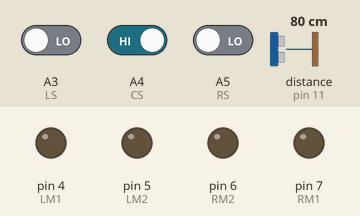
Recording of a sketch running on a simulated Arduino Uno, built with avr-gcc and run on an emulated ATmega328P. On the bench: output pins drawn as LEDs (lit = HIGH). The test bench sets the inputs (shaded band); at power-on: A3 (LS) LOW, A4 (CS) HIGH, A5 (RS) LOW, distance to the obstacle (sensor on pin 11) 80 cm. The echo pulse lasts 58.3 µs per cm.

Above: at 1.2 s.
1.3 s: A3 (LS) driven HIGH and A4 (CS) driven LOW
At 2.4 s:
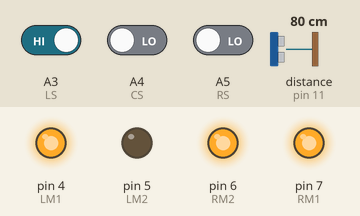
2.8 s: A5 (RS) driven HIGH
At 3.7 s:
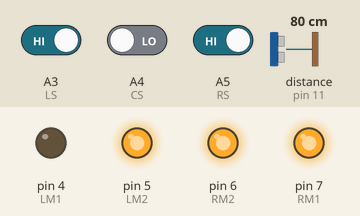
4.3 s: A3 (LS) driven LOW
At 4.9 s:
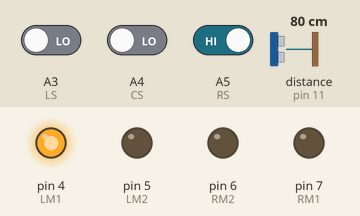
5.8 s: A3 (LS) driven HIGH
At 6.1 s:
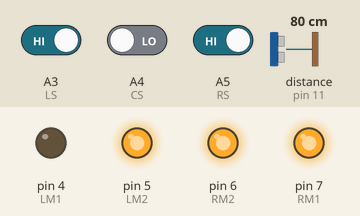
7.3 s: A5 (RS) driven LOW
At 8.2 s:
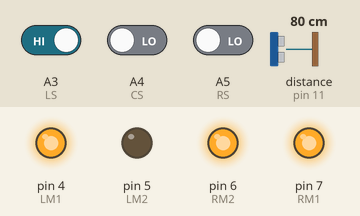
Timing chart, 0 to 9.8 s (numbered marks = the images above; inputs shaded):
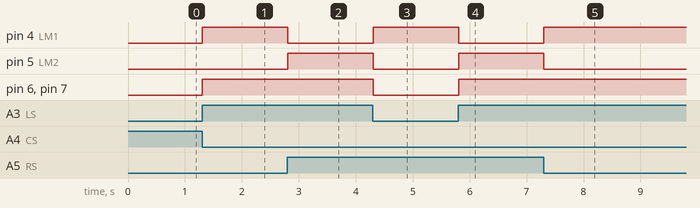

The sketch:

lin1_copy_20250210212033.ino
```cpp
#define LS A3      // левый датчик
#define CS A4
#define RS A5      // правый датчик

/*-------- определение выходов ------*/
#define LM1 4       // левый двигатель
#define LM2 5       // левый двигатель
#define RM1 7       // правый двигатель
#define RM2 6       // правый двигатель

#include <NewPing.h>

#define TRIGGER_PIN  12
#define ECHO_PIN     11
#define MAX_DISTANCE 400

NewPing sonar(TRIGGER_PIN, ECHO_PIN, MAX_DISTANCE);


void setup()
{
  pinMode(LS, INPUT);
  pinMode(CS, INPUT);
  pinMode(RS, INPUT);
  pinMode(LM1, OUTPUT);
  pinMode(LM2, OUTPUT);
  pinMode(RM1, OUTPUT);
  pinMode(RM2, OUTPUT);

}

void loop(){
  if (sonar.ping_cm() > 5){

  if((digitalRead(LS)) && !(digitalRead(CS)) && (digitalRead(RS)))    // Движение вперед


  {
    digitalWrite(LM1, LOW);
    digitalWrite(LM2, HIGH);
    digitalWrite(RM1, HIGH);
    digitalWrite(RM2, HIGH);
  }

  if(!(digitalRead(LS)) && !(digitalRead(CS)) && digitalRead(RS))     // Поворот направо
  {
    digitalWrite(LM1, HIGH);
    digitalWrite(LM2, LOW);
    digitalWrite(RM1,LOW );
    digitalWrite(RM2, LOW);
  }

  if(digitalRead(LS) && !(digitalRead(CS)) && !(digitalRead(RS)))     // Поворот налево
  {
    digitalWrite(LM1, HIGH);
    digitalWrite(LM2, LOW);
    digitalWrite(RM1, HIGH);
    digitalWrite(RM2, HIGH);
  }

  if(!(digitalRead(LS)) && !(digitalRead(CS)) && !(digitalRead(RS)))     // остановка
  {
    digitalWrite(LM1, LOW);
    digitalWrite(LM2, LOW);
    digitalWrite(RM1, LOW);
    digitalWrite(RM2, LOW);
  }
  }
  if (sonar.ping_cm() <= 5)
  {
   digitalWrite(LM1, LOW);
    digitalWrite(LM2, LOW);
    digitalWrite(RM1, LOW);
    digitalWrite(RM2, LOW);
  }
}
```

Measured:
- after the input at 1.3 s, pin 4 (LM1), pin 6 (RM2), pin 7 (RM1): LOW → HIGH at once
- after the input at 2.8 s, pin 4 (LM1): HIGH → LOW at once; pin 5 (LM2): LOW → HIGH at once
- after the input at 4.3 s, pin 4 (LM1): LOW → HIGH at once; pin 5 (LM2), pin 6 (RM2), pin 7 (RM1): HIGH → LOW at once
- after the input at 5.8 s, pin 4 (LM1): HIGH → LOW at once; pin 5 (LM2), pin 6 (RM2), pin 7 (RM1): LOW → HIGH at once
- after the input at 7.3 s, pin 4 (LM1): LOW → HIGH at once; pin 5 (LM2): HIGH → LOW at once
